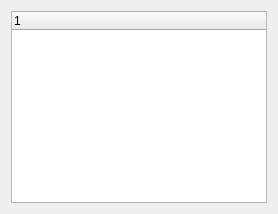
<?xml version="1.0" encoding="UTF-8"?>
<ui version="4.0">
 <class>DataStructuresAnalyzer</class>
 <widget class="QWidget" name="DataStructuresAnalyzer">
  <property name="windowTitle">
   <string>Data Structures Analyzer</string>
  </property>
  <layout class="QVBoxLayout" name="verticalLayout">
   <item>
    <widget class="QTreeWidget" name="treeStructures"/>
   </item>
  </layout>
 </widget>
 <resources/>
 <connections/>
 </ui>
